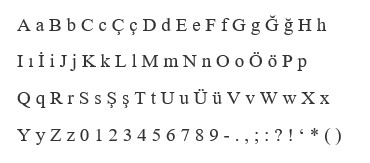
#> input picture OCR_data/n_tnr_training_0.jpg, 370 x 163 px, found by its file name
$ python ocr.py
#> lines starting #> are read from the running program, lines starting #| are printed output that depends on the picture
import cv2
import random
import ocr_lib
random.seed(0)

#%%


alphabet='AaBbCcÇçDdEeFfGgĞğHhIıİiJjKkLlMmNnOoÖöPpQqRrSsŞşTtUuÜüVvWwXxYyZz0123456789-.,;:?!`*()'


tnr_0=cv2.imread('ocr_images/n_tnr_training_0.jpg')
#> tnr_0 is the input picture: shape (163, 370, 3); min 37, max 255, mean 243.7
tnr_1=cv2.imread('ocr_images/n_tnr_training_1.jpg')
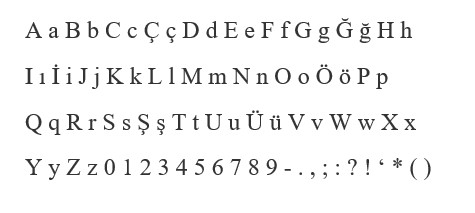
#> input picture OCR_data/n_tnr_training_1.jpg, 475 x 213 px, found by its file name
#> tnr_1 is the input picture: shape (213, 475, 3); min 35, max 255, mean 244.6
tnr_2=cv2.imread('ocr_images/n_tnr_training_2.jpg')
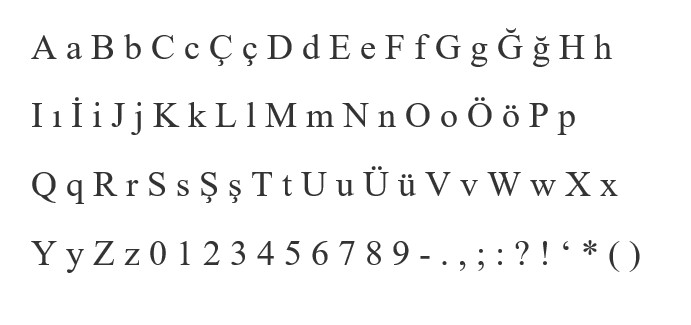
#> input picture OCR_data/n_tnr_training_2.jpg, 691 x 325 px, found by its file name
#> tnr_2 is the input picture: shape (325, 691, 3); min 36, max 255, mean 245.1
tnr_2_blurred=cv2.blur(tnr_2,(3,3))
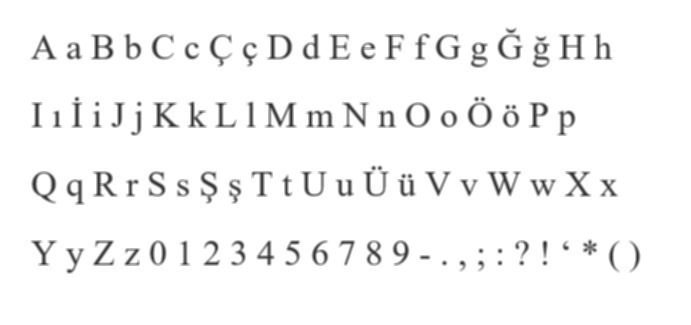
#> tnr_2_blurred: shape (325, 691, 3); min 50, max 255, mean 245.1
tnr_3=cv2.imread('ocr_images/n_tnr_training_3.jpg')
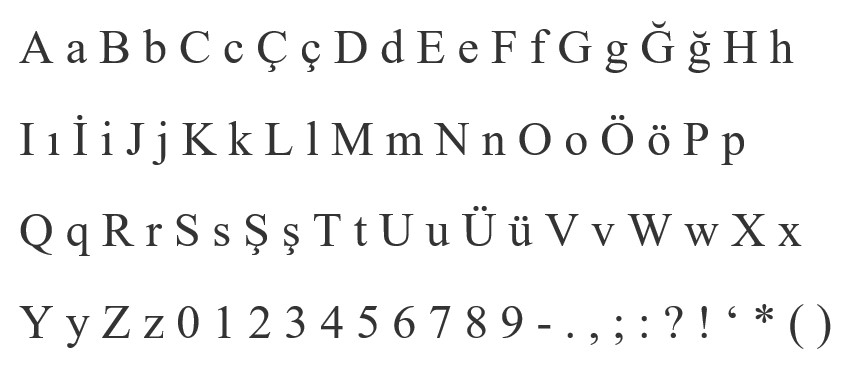
#> input picture OCR_data/n_tnr_training_3.jpg, 865 x 379 px, found by its file name
#> tnr_3 is the input picture: shape (379, 865, 3); min 33, max 255, mean 243.2
tnr_3_blurred=cv2.blur(tnr_3,(3,3))
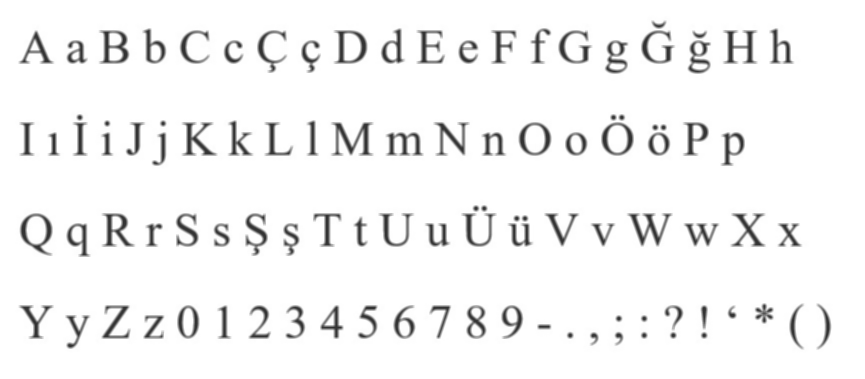
#> tnr_3_blurred: shape (379, 865, 3); min 49, max 255, mean 243.2
courier_0=cv2.imread('ocr_images/n_courier_training_0.jpg')
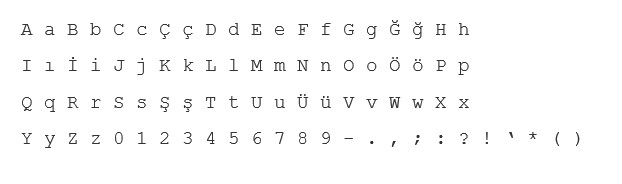
#> input picture OCR_data/n_courier_training_0.jpg, 622 x 184 px, found by its file name
#> courier_0 is the input picture: shape (184, 622, 3); min 40, max 255, mean 250.1
courier_1=cv2.imread('ocr_images/n_courier_training_1.jpg')
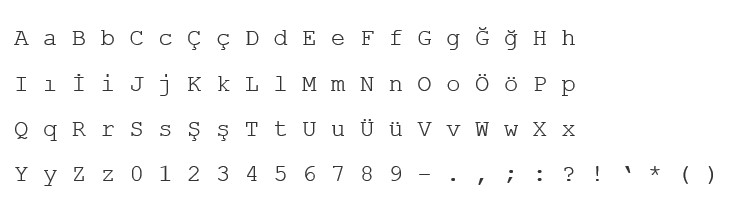
#> input picture OCR_data/n_courier_training_1.jpg, 750 x 219 px, found by its file name
#> courier_1 is the input picture: shape (219, 750, 3); min 38, max 255, mean 250.1
courier_2=cv2.imread('ocr_images/n_courier_training_2.jpg')
#> (the run stopped early here; a loop or call above may not have finished)
